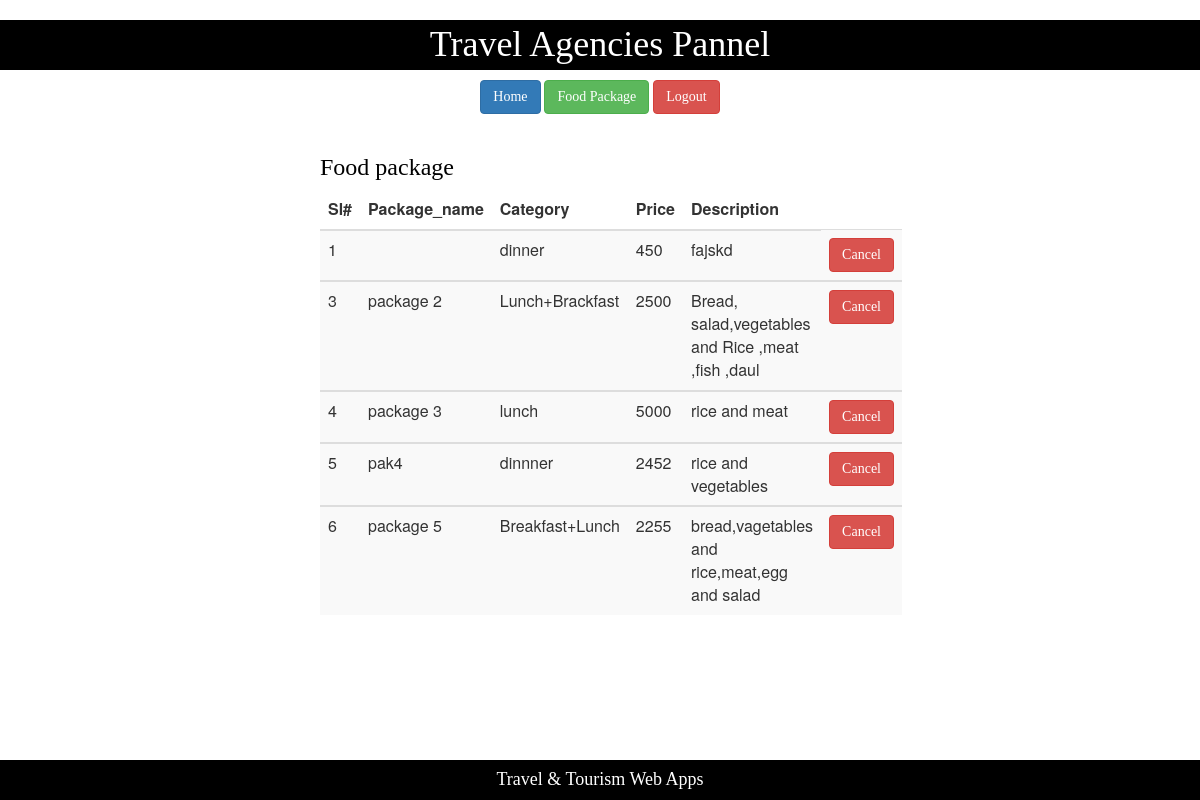
The page /meal.php on the database its author committed.
### tables this page shows
CREATE TABLE `meal` (
  `sl` int(11) NOT NULL,
  `package_name` varchar(30) NOT NULL,
  `category` varchar(30) NOT NULL,
  `price` double NOT NULL,
  `description` text NOT NULL
);

### models/db_config.php (called while the page is built, shortened)
<?php
	$db_server="localhost";
	$db_user="root";
	$db_password="";
	$db_name="wt_sp21_f";
	function get($query){
		global $db_server,$db_user,$db_password,$db_name;
		$conn = mysqli_connect($db_server,$db_user,$db_password,$db_name);
		$result = mysqli_query($conn,$query);
		$data=array();
		if(mysqli_num_rows($result) > 0){
			while($row=mysqli_fetch_assoc($result)){
				$data[] = $row;
			}
		}
		return $data;
	}
?>

### controllers/foodpackagecontroller.php (called while the page is built, shortened)
<?php require_once 'models/db_config.php';
    function getAllValidmeal(){
    $query="SELECT * from meal";
    $result=get($query);
    return $result;
   }
?>

### meal.php (the view)
<?php include 'meal_header.php';
require_once "models/db_config.php";
require_once "controllers/foodpackagecontroller.php";
$result =getAllValidmeal();
?>
<div class="center">
    <h3 class="text">Food package </h3>
    <table class="table table-striped">
        <thead>
            <th>Sl#</th>
            <th> Package_name</th>
            <th>Category</th>
            <th>Price</th>
            <th>Description</th>
        </thead>
        <?php
        foreach ($result as $row ): ?>
        <tbody>
            <td><?php echo $row["sl"];?></td>
            <td><?php echo $row["package_name"];?></td>
            <td><?php echo $row["category"];?></td>
            <td><?php echo $row["price"];?></td>
            <td><?php echo $row["description"];?></td>
            <td><a  href="controllers/food_deletcontroller.php?id=<?php echo $row['sl'];?>" class="btn btn-danger">Cancel</td>
        </tbody>
        <?php endforeach;?>
    </table>
</div>
<?php include 'travel_footer.php';?>

### styles/mystyle.css (style rules this page uses)
body { background-color:white; padding:0px; }
.text { font-family:consolas; color:black; }
.center { margin: 0 auto; width:50% ; padding:20px; }
.btn { font-family:consolas; }

### rows shown on the page
meal: sl "1", category "dinner", price "450", description "fajskd"
meal: sl "3", package_name "package 2", category "Lunch+Brackfast", price "2500", description "Bread, salad,vegetables and Rice ,meat ,fish ,daul"
meal: sl "4", package_name "package 3", category "lunch", price "5000", description "rice and meat"
meal: sl "5", package_name "pak4", category "dinnner", price "2452", description "rice and vegetables"
meal: sl "6", package_name "package 5", category "Breakfast+Lunch", price "2255", description "bread,vagetables and rice,meat,egg and salad"
